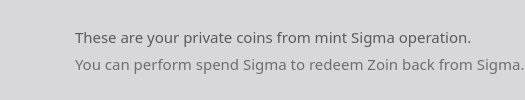
           <widget class="QFrame" name="sigmaInfoFrame">
            <property name="enabled">
             <bool>true</bool>
            </property>
            <property name="palette">
             <palette>
              <active>
               <colorrole role="Button">
                <brush brushstyle="SolidPattern">
                 <color alpha="255">
                  <red>216</red>
                  <green>216</green>
                  <blue>219</blue>
                 </color>
                </brush>
               </colorrole>
               <colorrole role="Base">
                <brush brushstyle="SolidPattern">
                 <color alpha="255">
                  <red>216</red>
                  <green>216</green>
                  <blue>219</blue>
                 </color>
                </brush>
               </colorrole>
               <colorrole role="Window">
                <brush brushstyle="SolidPattern">
                 <color alpha="255">
                  <red>216</red>
                  <green>216</green>
                  <blue>219</blue>
                 </color>
                </brush>
               </colorrole>
              </active>
              <inactive>
               <colorrole role="Button">
                <brush brushstyle="SolidPattern">
                 <color alpha="255">
                  <red>216</red>
                  <green>216</green>
                  <blue>219</blue>
                 </color>
                </brush>
               </colorrole>
               <colorrole role="Base">
                <brush brushstyle="SolidPattern">
                 <color alpha="255">
                  <red>216</red>
                  <green>216</green>
                  <blue>219</blue>
                 </color>
                </brush>
               </colorrole>
               <colorrole role="Window">
                <brush brushstyle="SolidPattern">
                 <color alpha="255">
                  <red>216</red>
                  <green>216</green>
                  <blue>219</blue>
                 </color>
                </brush>
               </colorrole>
              </inactive>
              <disabled>
               <colorrole role="Button">
                <brush brushstyle="SolidPattern">
                 <color alpha="255">
                  <red>216</red>
                  <green>216</green>
                  <blue>219</blue>
                 </color>
                </brush>
               </colorrole>
               <colorrole role="Base">
                <brush brushstyle="SolidPattern">
                 <color alpha="255">
                  <red>216</red>
                  <green>216</green>
                  <blue>219</blue>
                 </color>
                </brush>
               </colorrole>
               <colorrole role="Window">
                <brush brushstyle="SolidPattern">
                 <color alpha="255">
                  <red>216</red>
                  <green>216</green>
                  <blue>219</blue>
                 </color>
                </brush>
               </colorrole>
              </disabled>
             </palette>
            </property>
            <property name="contextMenuPolicy">
             <enum>Qt::DefaultContextMenu</enum>
            </property>
            <property name="styleSheet">
             <string notr="true">background-color: rgb(216, 216, 219);
border:0;
border-radius:7px;
border-style:solid;</string>
            </property>
            <property name="frameShape">
             <enum>QFrame::StyledPanel</enum>
            </property>
            <property name="frameShadow">
             <enum>QFrame::Plain</enum>
            </property>
            <property name="lineWidth">
             <number>1</number>
            </property>
            <layout class="QHBoxLayout" name="horizontalLayout_4">
             <property name="spacing">
              <number>0</number>
             </property>
             <property name="sizeConstraint">
              <enum>QLayout::SetDefaultConstraint</enum>
             </property>
             <property name="leftMargin">
              <number>0</number>
             </property>
             <property name="topMargin">
              <number>0</number>
             </property>
             <property name="rightMargin">
              <number>0</number>
             </property>
             <property name="bottomMargin">
              <number>0</number>
             </property>
             <item>
              <widget class="QPushButton" name="pushButton_3">
               <property name="sizePolicy">
                <sizepolicy hsizetype="Fixed" vsizetype="Preferred">
                 <horstretch>0</horstretch>
                 <verstretch>0</verstretch>
                </sizepolicy>
               </property>
               <property name="minimumSize">
                <size>
                 <width>75</width>
                 <height>0</height>
                </size>
               </property>
               <property name="text">
                <string/>
               </property>
               <property name="icon">
                <iconset resource="../bitcoin.qrc">
                 <normaloff>:/icons/Exports_47</normaloff>:/icons/Exports_47</iconset>
               </property>
               <property name="iconSize">
                <size>
                 <width>70</width>
                 <height>70</height>
                </size>
               </property>
              </widget>
             </item>
             <item>
              <layout class="QVBoxLayout" name="verticalLayout_6">
               <property name="spacing">
                <number>5</number>
               </property>
               <property name="leftMargin">
                <number>0</number>
               </property>
               <property name="topMargin">
                <number>0</number>
               </property>
               <property name="bottomMargin">
                <number>0</number>
               </property>
               <item>
                <widget class="QLabel" name="label_3">
                 <property name="enabled">
                  <bool>false</bool>
                 </property>
                 <property name="sizePolicy">
                  <sizepolicy hsizetype="Preferred" vsizetype="Preferred">
                   <horstretch>0</horstretch>
                   <verstretch>0</verstretch>
                  </sizepolicy>
                 </property>
                 <property name="font">
                  <font>
                   <family>NoirMedium</family>
                   <pointsize>11</pointsize>
                   <weight>50</weight>
                   <bold>false</bold>
                  </font>
                 </property>
                 <property name="layoutDirection">
                  <enum>Qt::LeftToRight</enum>
                 </property>
                 <property name="autoFillBackground">
                  <bool>false</bool>
                 </property>
                 <property name="styleSheet">
                  <string notr="true">color: rgb(90, 90, 90);</string>
                 </property>
                 <property name="text">
                  <string>These are your private coins from mint Sigma operation.</string>
                 </property>
                 <property name="alignment">
                  <set>Qt::AlignBottom|Qt::AlignLeading|Qt::AlignLeft</set>
                 </property>
                 <property name="indent">
                  <number>-1</number>
                 </property>
                </widget>
               </item>
               <item>
                <widget class="QLabel" name="labelUnconfirmed">
                 <property name="enabled">
                  <bool>false</bool>
                 </property>
                 <property name="sizePolicy">
                  <sizepolicy hsizetype="Preferred" vsizetype="Preferred">
                   <horstretch>0</horstretch>
                   <verstretch>0</verstretch>
                  </sizepolicy>
                 </property>
                 <property name="font">
                  <font>
                   <family>NoirLight</family>
                   <pointsize>11</pointsize>
                   <weight>50</weight>
                   <bold>false</bold>
                  </font>
                 </property>
                 <property name="cursor">
                  <cursorShape>IBeamCursor</cursorShape>
                 </property>
                 <property name="toolTip">
                  <string>Total of transactions that have yet to be confirmed, and do not yet count toward the current balance</string>
                 </property>
                 <property name="layoutDirection">
                  <enum>Qt::LeftToRight</enum>
                 </property>
                 <property name="styleSheet">
                  <string notr="true">color: rgb(110, 110, 110);</string>
                 </property>
                 <property name="text">
                  <string>You can perform spend Sigma to redeem Zoin back from Sigma.</string>
                 </property>
                 <property name="alignment">
                  <set>Qt::AlignLeading|Qt::AlignLeft|Qt::AlignTop</set>
                 </property>
                 <property name="textInteractionFlags">
                  <set>Qt::LinksAccessibleByMouse|Qt::TextSelectableByKeyboard|Qt::TextSelectableByMouse</set>
                 </property>
                </widget>
               </item>
              </layout>
             </item>
            </layout>
           </widget>
